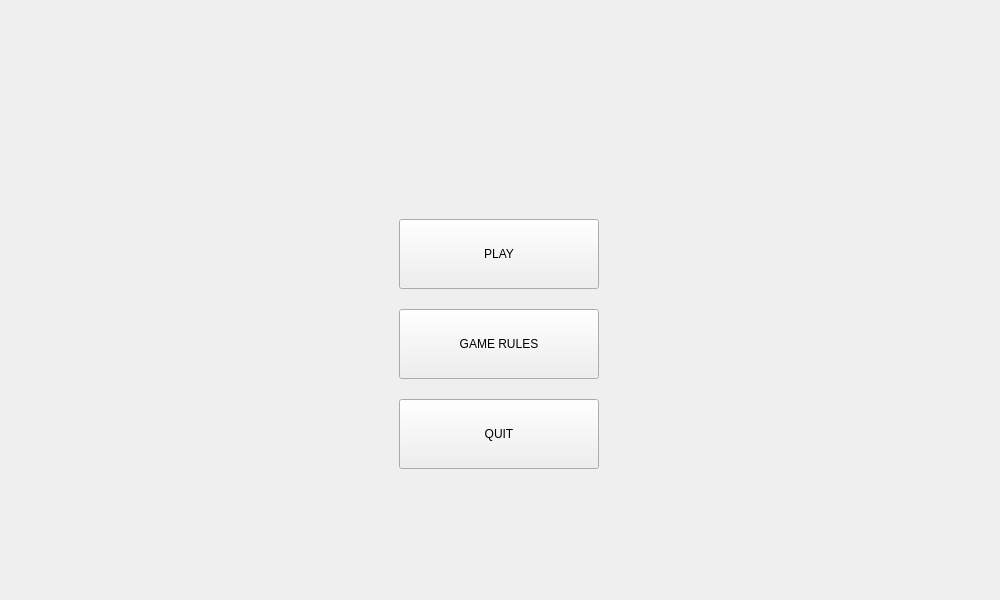
<?xml version="1.0" encoding="UTF-8"?>
<ui version="4.0">
 <class>MainWindow</class>
 <widget class="QMainWindow" name="MainWindow">
  <property name="geometry">
   <rect>
    <x>0</x>
    <y>0</y>
    <width>1000</width>
    <height>600</height>
   </rect>
  </property>
  <property name="minimumSize">
   <size>
    <width>1000</width>
    <height>600</height>
   </size>
  </property>
  <property name="windowTitle">
   <string>MainWindow</string>
  </property>
  <widget class="QWidget" name="widget">
   <layout class="QVBoxLayout" name="verticalLayout_2">
    <item>
     <widget class="QStackedWidget" name="stackedWidget">
      <property name="enabled">
       <bool>true</bool>
      </property>
      <property name="currentIndex">
       <number>0</number>
      </property>
      <widget class="QWidget" name="pageMainMenu">
       <property name="palette">
        <palette>
         <active/>
         <inactive/>
         <disabled/>
        </palette>
       </property>
       <widget class="QPushButton" name="pbPlay">
        <property name="geometry">
         <rect>
          <x>390</x>
          <y>210</y>
          <width>200</width>
          <height>70</height>
         </rect>
        </property>
        <property name="palette">
         <palette>
          <active>
           <colorrole role="ButtonText">
            <brush brushstyle="SolidPattern">
             <color alpha="255">
              <red>102</red>
              <green>102</green>
              <blue>102</blue>
             </color>
            </brush>
           </colorrole>
          </active>
          <inactive>
           <colorrole role="ButtonText">
            <brush brushstyle="SolidPattern">
             <color alpha="255">
              <red>0</red>
              <green>0</green>
              <blue>0</blue>
             </color>
            </brush>
           </colorrole>
          </inactive>
          <disabled>
           <colorrole role="ButtonText">
            <brush brushstyle="SolidPattern">
             <color alpha="255">
              <red>190</red>
              <green>190</green>
              <blue>190</blue>
             </color>
            </brush>
           </colorrole>
          </disabled>
         </palette>
        </property>
        <property name="styleSheet">
         <string notr="true"/>
        </property>
        <property name="text">
         <string>PLAY</string>
        </property>
       </widget>
       <widget class="QPushButton" name="pbGameRules">
        <property name="geometry">
         <rect>
          <x>390</x>
          <y>300</y>
          <width>200</width>
          <height>70</height>
         </rect>
        </property>
        <property name="palette">
         <palette>
          <active>
           <colorrole role="ButtonText">
            <brush brushstyle="SolidPattern">
             <color alpha="255">
              <red>102</red>
              <green>102</green>
              <blue>102</blue>
             </color>
            </brush>
           </colorrole>
          </active>
          <inactive>
           <colorrole role="ButtonText">
            <brush brushstyle="SolidPattern">
             <color alpha="255">
              <red>0</red>
              <green>0</green>
              <blue>0</blue>
             </color>
            </brush>
           </colorrole>
          </inactive>
          <disabled>
           <colorrole role="ButtonText">
            <brush brushstyle="SolidPattern">
             <color alpha="255">
              <red>190</red>
              <green>190</green>
              <blue>190</blue>
             </color>
            </brush>
           </colorrole>
          </disabled>
         </palette>
        </property>
        <property name="text">
         <string>GAME RULES</string>
        </property>
       </widget>
       <widget class="QPushButton" name="pbQuit">
        <property name="geometry">
         <rect>
          <x>390</x>
          <y>390</y>
          <width>200</width>
          <height>70</height>
         </rect>
        </property>
        <property name="palette">
         <palette>
          <active>
           <colorrole role="ButtonText">
            <brush brushstyle="SolidPattern">
             <color alpha="255">
              <red>102</red>
              <green>102</green>
              <blue>102</blue>
             </color>
            </brush>
           </colorrole>
          </active>
          <inactive>
           <colorrole role="ButtonText">
            <brush brushstyle="SolidPattern">
             <color alpha="255">
              <red>0</red>
              <green>0</green>
              <blue>0</blue>
             </color>
            </brush>
           </colorrole>
          </inactive>
          <disabled>
           <colorrole role="ButtonText">
            <brush brushstyle="SolidPattern">
             <color alpha="255">
              <red>190</red>
              <green>190</green>
              <blue>190</blue>
             </color>
            </brush>
           </colorrole>
          </disabled>
         </palette>
        </property>
        <property name="text">
         <string>QUIT</string>
        </property>
       </widget>
      </widget>
      <widget class="QWidget" name="pageGameRules">
       <widget class="QLabel" name="labelRules">
        <property name="geometry">
         <rect>
          <x>240</x>
          <y>-40</y>
          <width>501</width>
          <height>151</height>
         </rect>
        </property>
        <property name="palette">
         <palette>
          <active>
           <colorrole role="Button">
            <brush brushstyle="SolidPattern">
             <color alpha="255">
              <red>205</red>
              <green>94</green>
              <blue>94</blue>
             </color>
            </brush>
           </colorrole>
          </active>
          <inactive>
           <colorrole role="Button">
            <brush brushstyle="SolidPattern">
             <color alpha="255">
              <red>239</red>
              <green>239</green>
              <blue>239</blue>
             </color>
            </brush>
           </colorrole>
          </inactive>
          <disabled>
           <colorrole role="Button">
            <brush brushstyle="SolidPattern">
             <color alpha="255">
              <red>205</red>
              <green>94</green>
              <blue>94</blue>
             </color>
            </brush>
           </colorrole>
          </disabled>
         </palette>
        </property>
        <property name="font">
         <font>
          <family>LKLUG</family>
          <bold>true</bold>
         </font>
        </property>
        <property name="text">
         <string>&lt;html&gt;&lt;head/&gt;&lt;body&gt;&lt;p&gt;&lt;span style=&quot; font-size:40pt; color:#99c1f1;&quot;&gt;GAME RULES&lt;/span&gt;&lt;/p&gt;&lt;/body&gt;&lt;/html&gt;</string>
        </property>
       </widget>
       <widget class="QPushButton" name="pbBackToMain">
        <property name="geometry">
         <rect>
          <x>760</x>
          <y>500</y>
          <width>200</width>
          <height>70</height>
         </rect>
        </property>
        <property name="minimumSize">
         <size>
          <width>200</width>
          <height>70</height>
         </size>
        </property>
        <property name="text">
         <string>BACK TO THE MENU</string>
        </property>
       </widget>
       <widget class="QWidget" name="verticalLayoutWidget">
        <property name="geometry">
         <rect>
          <x>110</x>
          <y>60</y>
          <width>841</width>
          <height>72</height>
         </rect>
        </property>
        <layout class="QVBoxLayout" name="verticalLayout_4">
         <item>
          <widget class="QTextEdit" name="textEdit">
           <property name="readOnly">
            <bool>true</bool>
           </property>
           <property name="html">
            <string>&lt;!DOCTYPE HTML PUBLIC &quot;-//W3C//DTD HTML 4.0//EN&quot; &quot;http://www.w3.org/TR/REC-html40/strict.dtd&quot;&gt;
&lt;html&gt;&lt;head&gt;&lt;meta name=&quot;qrichtext&quot; content=&quot;1&quot; /&gt;&lt;meta charset=&quot;utf-8&quot; /&gt;&lt;style type=&quot;text/css&quot;&gt;
p, li { white-space: pre-wrap; }
hr { height: 1px; border-width: 0; }
&lt;/style&gt;&lt;/head&gt;&lt;body style=&quot; font-family:'Ubuntu'; font-size:11pt; font-weight:400; font-style:normal;&quot;&gt;
&lt;p style=&quot; margin-top:12px; margin-bottom:0px; margin-left:0px; margin-right:0px; -qt-block-indent:0; text-indent:0px; line-height:100%;&quot;&gt;The Bandits can be inside the Train or on the roof of a Wagon. Thus there are always two possible locations for a Bandit: in or on a Wagon. At the start of the game, however, no Bandit can be on a roof&lt;/p&gt;&lt;/body&gt;&lt;/html&gt;</string>
           </property>
          </widget>
         </item>
        </layout>
       </widget>
       <widget class="QScrollArea" name="scrollArea">
        <property name="geometry">
         <rect>
          <x>110</x>
          <y>150</y>
          <width>841</width>
          <height>281</height>
         </rect>
        </property>
        <property name="widgetResizable">
         <bool>true</bool>
        </property>
        <widget class="QWidget" name="scrollAreaWidgetContents">
         <property name="geometry">
          <rect>
           <x>0</x>
           <y>0</y>
           <width>839</width>
           <height>279</height>
          </rect>
         </property>
         <widget class="QTextEdit" name="scroll_rules">
          <property name="geometry">
           <rect>
            <x>0</x>
            <y>0</y>
            <width>841</width>
            <height>281</height>
           </rect>
          </property>
          <property name="cursor" stdset="0">
           <cursorShape>PointingHandCursor</cursorShape>
          </property>
          <property name="autoFillBackground">
           <bool>false</bool>
          </property>
          <property name="frameShape">
           <enum>QFrame::StyledPanel</enum>
          </property>
          <property name="frameShadow">
           <enum>QFrame::Plain</enum>
          </property>
          <property name="tabChangesFocus">
           <bool>true</bool>
          </property>
          <property name="readOnly">
           <bool>true</bool>
          </property>
          <property name="html">
           <string>&lt;!DOCTYPE HTML PUBLIC &quot;-//W3C//DTD HTML 4.0//EN&quot; &quot;http://www.w3.org/TR/REC-html40/strict.dtd&quot;&gt;
&lt;html&gt;&lt;head&gt;&lt;meta name=&quot;qrichtext&quot; content=&quot;1&quot; /&gt;&lt;meta charset=&quot;utf-8&quot; /&gt;&lt;style type=&quot;text/css&quot;&gt;
p, li { white-space: pre-wrap; }
hr { height: 1px; border-width: 0; }
&lt;/style&gt;&lt;/head&gt;&lt;body style=&quot; font-family:'Ubuntu'; font-size:11pt; font-weight:400; font-style:normal;&quot;&gt;
&lt;p style=&quot; margin-top:12px; margin-bottom:12px; margin-left:0px; margin-right:0px; -qt-block-indent:0; text-indent:0px;&quot;&gt;&lt;span style=&quot; font-style:italic; text-decoration: underline;&quot;&gt;Possible action cards are: &lt;/span&gt;&lt;/p&gt;
&lt;p style=&quot; margin-top:12px; margin-bottom:12px; margin-left:0px; margin-right:0px; -qt-block-indent:0; text-indent:0px;&quot;&gt;&lt;span style=&quot; font-weight:700; color:#e01b24;&quot;&gt;MOVE:&lt;/span&gt;&lt;/p&gt;
&lt;p style=&quot; margin-top:12px; margin-bottom:12px; margin-left:0px; margin-right:0px; -qt-block-indent:0; text-indent:0px;&quot;&gt;&lt;span style=&quot; color:#3584e4;&quot;&gt;I LEFT-RIGHT&lt;/span&gt;&lt;/p&gt;
&lt;p style=&quot; margin-top:12px; margin-bottom:12px; margin-left:0px; margin-right:0px; -qt-block-indent:0; text-indent:0px;&quot;&gt;1. If the bandit is inside the Tram, he can move one Wagon to the next adjacent Wagon, forwards or backwards.&lt;/p&gt;
&lt;p style=&quot; margin-top:12px; margin-bottom:12px; margin-left:0px; margin-right:0px; -qt-block-indent:0; text-indent:0px;&quot;&gt;2. If the bandit is on the roof of the Train, he can move up to three Wagons forwards or backwards.&lt;/p&gt;
&lt;p style=&quot; margin-top:12px; margin-bottom:12px; margin-left:0px; margin-right:0px; -qt-block-indent:0; text-indent:0px;&quot;&gt;If you have plotted this Action, your Bandit cannot stay where he is: you must move him!&lt;/p&gt;
&lt;p style=&quot; margin-top:12px; margin-bottom:12px; margin-left:0px; margin-right:0px; -qt-block-indent:0; text-indent:0px;&quot;&gt;&lt;span style=&quot; color:#3584e4;&quot;&gt;II FLOOR CHANGE&lt;/span&gt;&lt;/p&gt;
&lt;p style=&quot; margin-top:12px; margin-bottom:12px; margin-left:0px; margin-right:0px; -qt-block-indent:0; text-indent:0px;&quot;&gt;1. If the Bandit is inside the Wagon, he can move to the roof.&lt;/p&gt;
&lt;p style=&quot; margin-top:12px; margin-bottom:12px; margin-left:0px; margin-right:0px; -qt-block-indent:0; text-indent:0px;&quot;&gt;2. If the Bandit is on the roof, he can move inside the Wagon.&lt;/p&gt;
&lt;p style=&quot; margin-top:12px; margin-bottom:12px; margin-left:0px; margin-right:0px; -qt-block-indent:0; text-indent:0px;&quot;&gt;&lt;br /&gt;&lt;/p&gt;
&lt;p style=&quot; margin-top:12px; margin-bottom:12px; margin-left:0px; margin-right:0px; -qt-block-indent:0; text-indent:0px;&quot;&gt;&lt;span style=&quot; font-weight:700; color:#e01b24;&quot;&gt;MARSHAL:&lt;/span&gt;&lt;/p&gt;
&lt;p style=&quot; margin-top:12px; margin-bottom:12px; margin-left:0px; margin-right:0px; -qt-block-indent:0; text-indent:0px;&quot;&gt;Move the Marshal inside the train a distance of one Car in the direction of your choice. When a Bandit enters a Car where the Marshal is, or when the Marshal enters a Car where Bandits are, they must escape up to the roof of the Car (even if they have just come down from there). Each one of those Bandits immediately receives a Neutral Bullet card which must be placed on each player's personal deck.&lt;/p&gt;
&lt;p style=&quot; margin-top:12px; margin-bottom:12px; margin-left:0px; margin-right:0px; -qt-block-indent:0; text-indent:0px;&quot;&gt;&lt;br /&gt;&lt;/p&gt;
&lt;p style=&quot; margin-top:12px; margin-bottom:12px; margin-left:0px; margin-right:0px; -qt-block-indent:0; text-indent:0px;&quot;&gt;&lt;span style=&quot; font-weight:700; color:#e01b24;&quot;&gt;FIRE:&lt;/span&gt;&lt;/p&gt;
&lt;p style=&quot; margin-top:12px; margin-bottom:12px; margin-left:0px; margin-right:0px; -qt-block-indent:0; text-indent:0px;&quot;&gt;Choose one of your opponents to be your target and give him one of your Bullet cards. The targeted player places the Bullet card he has received on his deck. You cannot target a Bandit who is on the same spot as you.&lt;/p&gt;
&lt;p style=&quot; margin-top:12px; margin-bottom:12px; margin-left:0px; margin-right:0px; -qt-block-indent:0; text-indent:0px;&quot;&gt;1. When you are inside the train, you can shoot a Bandit who is in the interior of an adjacent Car, either to the rear of your Car or ahead of it. Bandits who are more than one Car away cannot be shot.&lt;/p&gt;
&lt;p style=&quot; margin-top:12px; margin-bottom:12px; margin-left:0px; margin-right:0px; -qt-block-indent:0; text-indent:0px;&quot;&gt;2. When you are on the roof, however, you can shoot a Bandit who is in your Line of Sight and on the roof of any Car other than your own, regardless of the distance. A Bandit is in Line of Sight if there is no other Bandit between you and him. Two Bandits on the roof of the same Car are considered as being side by side, and not located one behind the other: you choose which one gets hit.&lt;/p&gt;
&lt;p style=&quot; margin-top:12px; margin-bottom:12px; margin-left:0px; margin-right:0px; -qt-block-indent:0; text-indent:0px;&quot;&gt;&lt;span style=&quot; color:#3584e4;&quot;&gt;ROBBERY&lt;/span&gt;&lt;/p&gt;
&lt;p style=&quot; margin-top:12px; margin-bottom:12px; margin-left:0px; margin-right:0px; -qt-block-indent:0; text-indent:0px;&quot;&gt;Take the Loot token of your choice from the Car where you are currently located and place it face-down on your Character card. If your Bandit is on the roof of a Car, he cannot rob inside it, and vice versa. If there is no Loot where your Bandit is, then the Robbery action has no effect.&lt;/p&gt;
&lt;p style=&quot; margin-top:12px; margin-bottom:12px; margin-left:0px; margin-right:0px; -qt-block-indent:0; text-indent:0px;&quot;&gt;&lt;span style=&quot; color:#3584e4;&quot;&gt;PUNCH&lt;/span&gt;&lt;/p&gt;
&lt;p style=&quot; margin-top:12px; margin-bottom:12px; margin-left:0px; margin-right:0px; -qt-block-indent:0; text-indent:0px;&quot;&gt;Choose a target among the Bandits who are on the same Car and same floor as you are. The targeted Bandit loses a Loot token if he has one: choose a Loot token from his Character card and place it on the floor where your Bandit pawn is located. If you choose a Moneybag token, you are not allowed to look at its value. &lt;/p&gt;
&lt;p style=&quot;-qt-paragraph-type:empty; margin-top:0px; margin-bottom:0px; margin-left:0px; margin-right:0px; -qt-block-indent:0; text-indent:0px;&quot;&gt;&lt;br /&gt;&lt;/p&gt;
&lt;p style=&quot; margin-top:0px; margin-bottom:0px; margin-left:0px; margin-right:0px; -qt-block-indent:0; text-indent:0px;&quot;&gt;&lt;span style=&quot; font-weight:700; color:#e01b24;&quot;&gt;THE ROUND CARDS&lt;/span&gt;&lt;/p&gt;
&lt;p style=&quot;-qt-paragraph-type:empty; margin-top:0px; margin-bottom:0px; margin-left:0px; margin-right:0px; -qt-block-indent:0; text-indent:0px; font-weight:700; color:#e01b24;&quot;&gt;&lt;br /&gt;&lt;/p&gt;
&lt;p style=&quot; margin-top:0px; margin-bottom:0px; margin-left:0px; margin-right:0px; -qt-block-indent:0; text-indent:0px;&quot;&gt;1. The Action cards must be played face-up during the current turn.&lt;/p&gt;
&lt;p style=&quot; margin-top:0px; margin-bottom:0px; margin-left:0px; margin-right:0px; -qt-block-indent:0; text-indent:0px;&quot;&gt;2. &lt;span style=&quot; font-weight:700; font-style:italic; color:#3584e4;&quot;&gt;Tunnel&lt;/span&gt;&lt;span style=&quot; color:#3584e4;&quot;&gt; &lt;/span&gt;- The Action cards must be played face-down during the current turn.&lt;/p&gt;
&lt;p style=&quot; margin-top:0px; margin-bottom:0px; margin-left:0px; margin-right:0px; -qt-block-indent:0; text-indent:0px;&quot;&gt;3. &lt;span style=&quot; font-weight:700; font-style:italic; color:#3584e4;&quot;&gt;Speeding up &lt;/span&gt;&lt;span style=&quot; color:#000000;&quot;&gt;- During the current turn, each player plays twice.&lt;/span&gt;&lt;/p&gt;
&lt;p style=&quot; margin-top:0px; margin-bottom:0px; margin-left:0px; margin-right:0px; -qt-block-indent:0; text-indent:0px;&quot;&gt;&lt;span style=&quot; color:#000000;&quot;&gt;4. &lt;/span&gt;&lt;span style=&quot; font-weight:700; font-style:italic; color:#3584e4;&quot;&gt;Switching&lt;/span&gt;&lt;span style=&quot; color:#000000;&quot;&gt; - &lt;/span&gt;The current turn is played counter-clockwise, starting with the First Player.&lt;/p&gt;
&lt;p style=&quot;-qt-paragraph-type:empty; margin-top:0px; margin-bottom:0px; margin-left:0px; margin-right:0px; -qt-block-indent:0; text-indent:0px;&quot;&gt;&lt;br /&gt;&lt;/p&gt;
&lt;p style=&quot; margin-top:0px; margin-bottom:0px; margin-left:0px; margin-right:0px; -qt-block-indent:0; text-indent:0px;&quot;&gt;&lt;span style=&quot; font-weight:700; color:#e01b24;&quot;&gt;THE EVENTS&lt;/span&gt;&lt;/p&gt;
&lt;p style=&quot;-qt-paragraph-type:empty; margin-top:0px; margin-bottom:0px; margin-left:0px; margin-right:0px; -qt-block-indent:0; text-indent:0px; font-weight:700; color:#e01b24;&quot;&gt;&lt;br /&gt;&lt;/p&gt;
&lt;p style=&quot; margin-top:0px; margin-bottom:0px; margin-left:0px; margin-right:0px; -qt-block-indent:0; text-indent:0px;&quot;&gt;&lt;span style=&quot; font-weight:700; font-style:italic; color:#3584e4;&quot;&gt;Angry Marshal&lt;/span&gt;&lt;/p&gt;
&lt;p style=&quot; margin-top:0px; margin-bottom:0px; margin-left:0px; margin-right:0px; -qt-block-indent:0; text-indent:0px;&quot;&gt;The Marshal shoots the Bandits who are on the roof of his Car. Those Bandits get a Neutral Bullet card each. &lt;/p&gt;
&lt;p style=&quot;-qt-paragraph-type:empty; margin-top:0px; margin-bottom:0px; margin-left:0px; margin-right:0px; -qt-block-indent:0; text-indent:0px;&quot;&gt;&lt;br /&gt;&lt;/p&gt;
&lt;p style=&quot; margin-top:0px; margin-bottom:0px; margin-left:0px; margin-right:0px; -qt-block-indent:0; text-indent:0px;&quot;&gt;&lt;span style=&quot; font-weight:700; font-style:italic; color:#3584e4;&quot;&gt;Swivel Arm&lt;/span&gt;&lt;/p&gt;
&lt;p style=&quot; margin-top:0px; margin-bottom:0px; margin-left:0px; margin-right:0px; -qt-block-indent:0; text-indent:0px;&quot;&gt;All the Bandits that are on roofs move to the roof of the Caboose&lt;/p&gt;
&lt;p style=&quot;-qt-paragraph-type:empty; margin-top:0px; margin-bottom:0px; margin-left:0px; margin-right:0px; -qt-block-indent:0; text-indent:0px;&quot;&gt;&lt;br /&gt;&lt;/p&gt;
&lt;p style=&quot; margin-top:0px; margin-bottom:0px; margin-left:0px; margin-right:0px; -qt-block-indent:0; text-indent:0px;&quot;&gt;&lt;span style=&quot; font-weight:700; font-style:italic; color:#3584e4;&quot;&gt;Braking&lt;/span&gt;&lt;/p&gt;
&lt;p style=&quot; margin-top:0px; margin-bottom:0px; margin-left:0px; margin-right:0px; -qt-block-indent:0; text-indent:0px;&quot;&gt;All Bandits on roofs move one Car forward (towards the Locomotive).&lt;/p&gt;
&lt;p style=&quot;-qt-paragraph-type:empty; margin-top:0px; margin-bottom:0px; margin-left:0px; margin-right:0px; -qt-block-indent:0; text-indent:0px;&quot;&gt;&lt;br /&gt;&lt;/p&gt;
&lt;p style=&quot; margin-top:0px; margin-bottom:0px; margin-left:0px; margin-right:0px; -qt-block-indent:0; text-indent:0px;&quot;&gt;&lt;span style=&quot; font-weight:700; font-style:italic; color:#3584e4;&quot;&gt;Take It All!&lt;/span&gt;&lt;/p&gt;
&lt;p style=&quot; margin-top:0px; margin-bottom:0px; margin-left:0px; margin-right:0px; -qt-block-indent:0; text-indent:0px;&quot;&gt;Place the second Strongbox inside the Car where the Marshal is currently.&lt;/p&gt;
&lt;p style=&quot;-qt-paragraph-type:empty; margin-top:0px; margin-bottom:0px; margin-left:0px; margin-right:0px; -qt-block-indent:0; text-indent:0px;&quot;&gt;&lt;br /&gt;&lt;/p&gt;
&lt;p style=&quot; margin-top:0px; margin-bottom:0px; margin-left:0px; margin-right:0px; -qt-block-indent:0; text-indent:0px;&quot;&gt;&lt;span style=&quot; font-weight:700; font-style:italic; color:#3584e4;&quot;&gt;Passengers' Rebellion&lt;/span&gt;&lt;/p&gt;
&lt;p style=&quot; margin-top:0px; margin-bottom:0px; margin-left:0px; margin-right:0px; -qt-block-indent:0; text-indent:0px;&quot;&gt;The Bandits who are inside the Cars get a Neutral Bullet each.&lt;/p&gt;
&lt;p style=&quot;-qt-paragraph-type:empty; margin-top:0px; margin-bottom:0px; margin-left:0px; margin-right:0px; -qt-block-indent:0; text-indent:0px;&quot;&gt;&lt;br /&gt;&lt;/p&gt;
&lt;p style=&quot; margin-top:0px; margin-bottom:0px; margin-left:0px; margin-right:0px; -qt-block-indent:0; text-indent:0px;&quot;&gt;&lt;span style=&quot; font-weight:700; font-style:italic; color:#3584e4;&quot;&gt;Pickpocketing&lt;/span&gt;&lt;/p&gt;
&lt;p style=&quot; margin-top:0px; margin-bottom:0px; margin-left:0px; margin-right:0px; -qt-block-indent:0; text-indent:0px;&quot;&gt;Each Bandit who is alone in his spot can take one Purse token from that spot, if there are any Purses there.&lt;/p&gt;
&lt;p style=&quot;-qt-paragraph-type:empty; margin-top:0px; margin-bottom:0px; margin-left:0px; margin-right:0px; -qt-block-indent:0; text-indent:0px;&quot;&gt;&lt;br /&gt;&lt;/p&gt;
&lt;p style=&quot; margin-top:0px; margin-bottom:0px; margin-left:0px; margin-right:0px; -qt-block-indent:0; text-indent:0px;&quot;&gt;&lt;span style=&quot; font-weight:700; font-style:italic; color:#3584e4;&quot;&gt;Marshal's Revenge&lt;/span&gt;&lt;/p&gt;
&lt;p style=&quot; margin-top:0px; margin-bottom:0px; margin-left:0px; margin-right:0px; -qt-block-indent:0; text-indent:0px;&quot;&gt;Each Bandit who is on the roof above the Marshal loses the least valuable Purse token he has on his Character card. If a Bandit has no Purse, he loses nothing.&lt;/p&gt;
&lt;p style=&quot;-qt-paragraph-type:empty; margin-top:0px; margin-bottom:0px; margin-left:0px; margin-right:0px; -qt-block-indent:0; text-indent:0px;&quot;&gt;&lt;br /&gt;&lt;/p&gt;
&lt;p style=&quot; margin-top:0px; margin-bottom:0px; margin-left:0px; margin-right:0px; -qt-block-indent:0; text-indent:0px;&quot;&gt;&lt;span style=&quot; font-weight:700; font-style:italic; color:#3584e4;&quot;&gt;Hostage-Taking of the Conductor&lt;/span&gt;&lt;/p&gt;
&lt;p style=&quot; margin-top:0px; margin-bottom:0px; margin-left:0px; margin-right:0px; -qt-block-indent:0; text-indent:0px;&quot;&gt;Each Bandit who is either in the Locomotive or on its roof receives $250.&lt;/p&gt;
&lt;p style=&quot;-qt-paragraph-type:empty; margin-top:0px; margin-bottom:0px; margin-left:0px; margin-right:0px; -qt-block-indent:0; text-indent:0px; font-weight:700; font-style:italic; color:#3584e4;&quot;&gt;&lt;br /&gt;&lt;/p&gt;
&lt;p style=&quot;-qt-paragraph-type:empty; margin-top:0px; margin-bottom:0px; margin-left:0px; margin-right:0px; -qt-block-indent:0; text-indent:0px; font-weight:700; font-style:italic; color:#3584e4;&quot;&gt;&lt;br /&gt;&lt;/p&gt;
&lt;p style=&quot;-qt-paragraph-type:empty; margin-top:0px; margin-bottom:0px; margin-left:0px; margin-right:0px; -qt-block-indent:0; text-indent:0px; font-weight:700; font-style:italic; color:#3584e4;&quot;&gt;&lt;br /&gt;&lt;/p&gt;&lt;/body&gt;&lt;/html&gt;</string>
          </property>
         </widget>
        </widget>
       </widget>
      </widget>
      <widget class="QWidget" name="pageConnection">
       <widget class="QLabel" name="labelName">
        <property name="geometry">
         <rect>
          <x>100</x>
          <y>60</y>
          <width>201</width>
          <height>71</height>
         </rect>
        </property>
        <property name="text">
         <string>ENTER YOUR NAME:</string>
        </property>
       </widget>
       <widget class="QLineEdit" name="leName">
        <property name="geometry">
         <rect>
          <x>290</x>
          <y>80</y>
          <width>321</width>
          <height>31</height>
         </rect>
        </property>
        <property name="text">
         <string>[Name]</string>
        </property>
       </widget>
       <widget class="QPushButton" name="pbConnect">
        <property name="geometry">
         <rect>
          <x>350</x>
          <y>160</y>
          <width>200</width>
          <height>70</height>
         </rect>
        </property>
        <property name="text">
         <string>CONNECT</string>
        </property>
        <property name="autoDefault">
         <bool>false</bool>
        </property>
        <property name="default">
         <bool>false</bool>
        </property>
        <property name="flat">
         <bool>false</bool>
        </property>
       </widget>
      </widget>
      <widget class="QWidget" name="pageWaitingRoom">
       <widget class="QLabel" name="labelWaitingRoom">
        <property name="geometry">
         <rect>
          <x>350</x>
          <y>20</y>
          <width>291</width>
          <height>61</height>
         </rect>
        </property>
        <property name="palette">
         <palette>
          <active>
           <colorrole role="Button">
            <brush brushstyle="SolidPattern">
             <color alpha="255">
              <red>205</red>
              <green>94</green>
              <blue>94</blue>
             </color>
            </brush>
           </colorrole>
          </active>
          <inactive>
           <colorrole role="Button">
            <brush brushstyle="SolidPattern">
             <color alpha="255">
              <red>239</red>
              <green>239</green>
              <blue>239</blue>
             </color>
            </brush>
           </colorrole>
          </inactive>
          <disabled>
           <colorrole role="Button">
            <brush brushstyle="SolidPattern">
             <color alpha="255">
              <red>205</red>
              <green>94</green>
              <blue>94</blue>
             </color>
            </brush>
           </colorrole>
          </disabled>
         </palette>
        </property>
        <property name="font">
         <font>
          <family>LKLUG</family>
          <bold>true</bold>
         </font>
        </property>
        <property name="text">
         <string>&lt;html&gt;&lt;head/&gt;&lt;body&gt;&lt;p&gt;&lt;span style=&quot; font-size:24pt;&quot;&gt;WAITING ROOM&lt;/span&gt;&lt;/p&gt;&lt;/body&gt;&lt;/html&gt;</string>
        </property>
       </widget>
       <widget class="QGraphicsView" name="gvWaitingRoom">
        <property name="geometry">
         <rect>
          <x>30</x>
          <y>90</y>
          <width>491</width>
          <height>441</height>
         </rect>
        </property>
       </widget>
       <widget class="QPushButton" name="pbReady">
        <property name="geometry">
         <rect>
          <x>670</x>
          <y>170</y>
          <width>200</width>
          <height>70</height>
         </rect>
        </property>
        <property name="palette">
         <palette>
          <active>
           <colorrole role="ButtonText">
            <brush brushstyle="SolidPattern">
             <color alpha="255">
              <red>102</red>
              <green>102</green>
              <blue>102</blue>
             </color>
            </brush>
           </colorrole>
          </active>
          <inactive>
           <colorrole role="ButtonText">
            <brush brushstyle="SolidPattern">
             <color alpha="255">
              <red>0</red>
              <green>0</green>
              <blue>0</blue>
             </color>
            </brush>
           </colorrole>
          </inactive>
          <disabled>
           <colorrole role="ButtonText">
            <brush brushstyle="SolidPattern">
             <color alpha="255">
              <red>190</red>
              <green>190</green>
              <blue>190</blue>
             </color>
            </brush>
           </colorrole>
          </disabled>
         </palette>
        </property>
        <property name="text">
         <string>READY</string>
        </property>
       </widget>
       <widget class="QPushButton" name="pbStart">
        <property name="geometry">
         <rect>
          <x>670</x>
          <y>270</y>
          <width>200</width>
          <height>70</height>
         </rect>
        </property>
        <property name="palette">
         <palette>
          <active>
           <colorrole role="ButtonText">
            <brush brushstyle="SolidPattern">
             <color alpha="255">
              <red>102</red>
              <green>102</green>
              <blue>102</blue>
             </color>
            </brush>
           </colorrole>
          </active>
          <inactive>
           <colorrole role="ButtonText">
            <brush brushstyle="SolidPattern">
             <color alpha="255">
              <red>0</red>
              <green>0</green>
              <blue>0</blue>
             </color>
            </brush>
           </colorrole>
          </inactive>
          <disabled>
           <colorrole role="ButtonText">
            <brush brushstyle="SolidPattern">
             <color alpha="255">
              <red>190</red>
              <green>190</green>
              <blue>190</blue>
             </color>
            </brush>
           </colorrole>
          </disabled>
         </palette>
        </property>
        <property name="text">
         <string>START</string>
        </property>
       </widget>
      </widget>
      <widget class="QWidget" name="pageStartingGame">
       <layout class="QVBoxLayout" name="verticalLayout_3">
        <item>
         <layout class="QVBoxLayout" name="verticalLayout">
          <item>
           <widget class="QGraphicsView" name="graphicsView"/>
          </item>
         </layout>
        </item>
       </layout>
      </widget>
     </widget>
    </item>
   </layout>
  </widget>
 </widget>
 <resources/>
 <connections/>
</ui>
